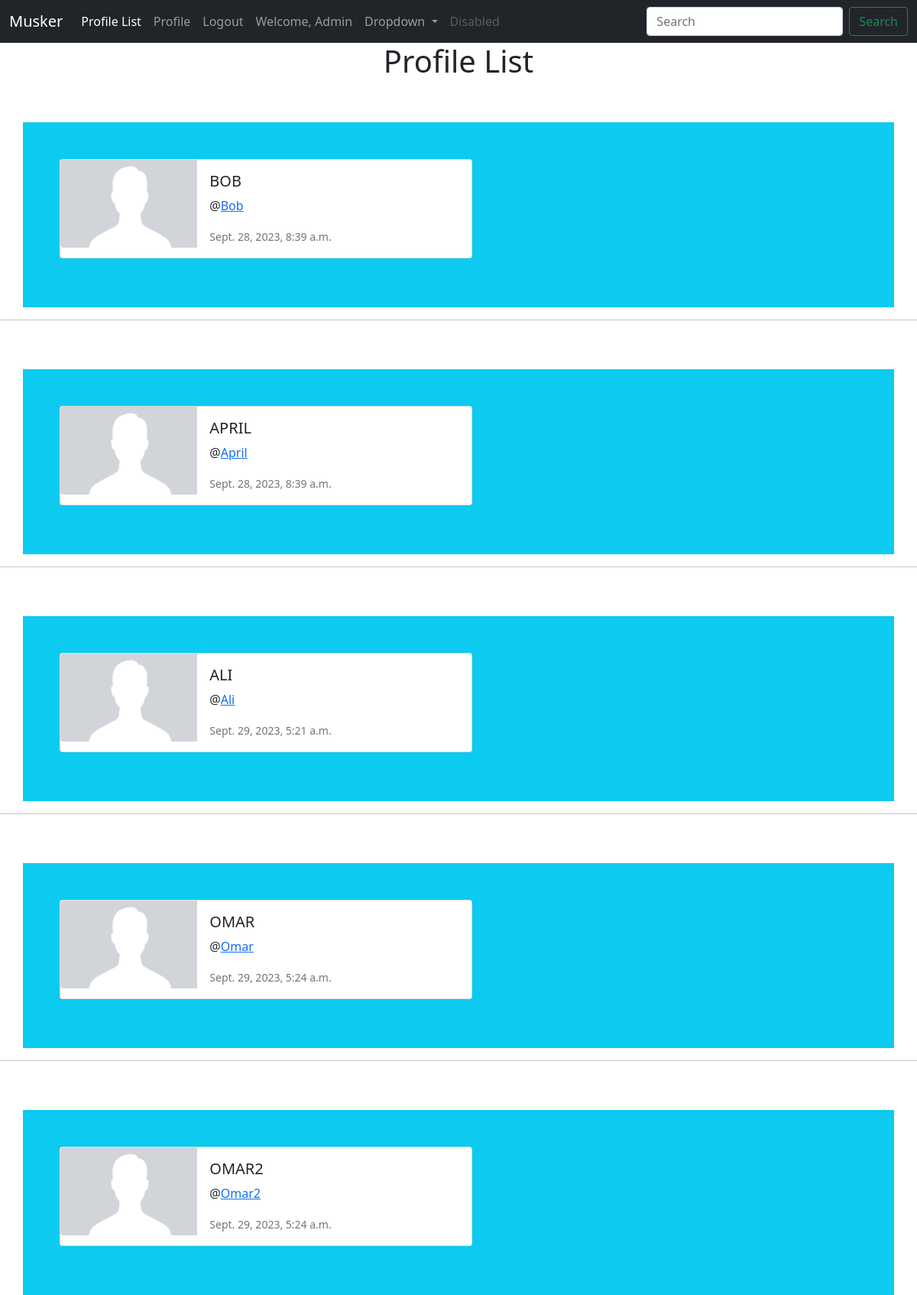
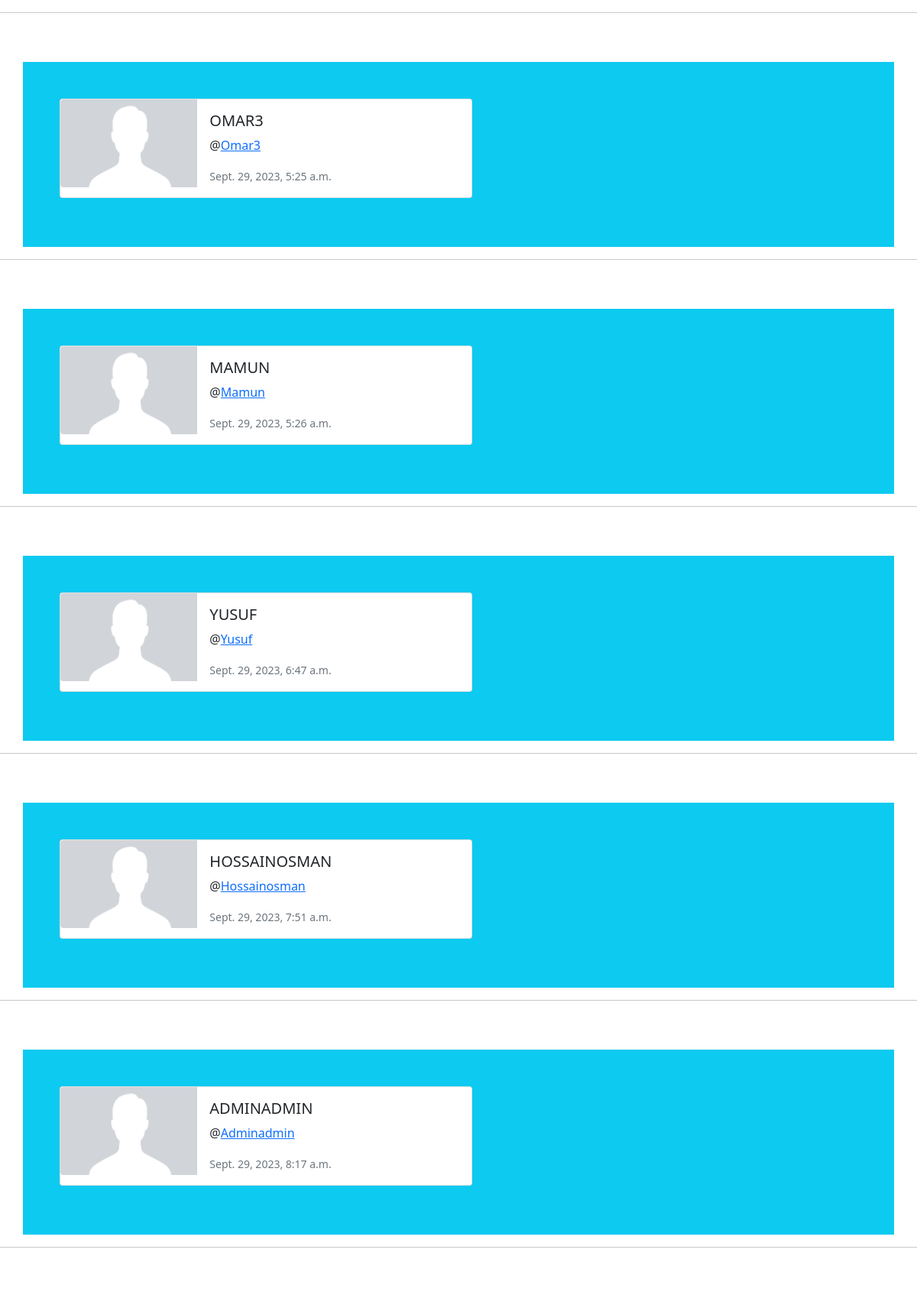
Screenshot of /profile_list/ (signed in, upper part) with the database file from the repository (2 pictures, top to bottom).
### musker/models.py (models this page shows, shortened)
class Profile(models.Model):
    user = models.OneToOneField(User, on_delete=models.CASCADE)
    follows = models.ManyToManyField('self',
            related_name='followed_by',
            symmetrical=False, #will allow to follow, but that person don't have to follow back.
            blank=True,
            )
    date_modified = models.DateTimeField(User, auto_now=True)

### musker/views.py (the view)
# urls.py: path('profile_list/', views.profile_list, name='profile_list'),
def profile_list(request):
    if request.user.is_authenticated:
        profiles = Profile.objects.exclude(user=request.user)
        return render(request, 'musker/profile_list.html', {
            'profiles': profiles,
        })
    else:
        messages.success(request, 'You must login to see this page...')
        return redirect('home')

### musker/templates/musker/profile_list.html
{% extends 'musker/base.html' %}
{% load static %}
{% block content %}
{% if profiles %}
<center><h1>Profile List</h1></center>
{% for profile in profiles %}
<br>
<br>
<div class="container justify-content-center bg-info p-5">
    <div class="card mb-3" style="max-width: 540px;">
        <div class="row g-0">
        <div class="col-md-4">
            <img src="{% static 'images/profile_image.png' %}" class="img-fluid rounded-start" alt="Profile Image">
        </div>
        <div class="col-md-8">
            <div class="card-body">
            <h5 class="card-title">{{profile.user.username|upper}}</h5>
            <p class="card-text"> @<a href="{% url 'profile' profile.user.id %}">{{profile.user.username|capfirst}}</a></p>
            <p class="card-text"><small class="text-muted">{{profile.date_modified}}</small></p>
            </div>
        </div>
        </div>
    </div>
</div>
  <hr>
  {% endfor %}
  {% endif %}
{% endblock %}

### musker/templates/musker/navbar.html (shortened to what this page needs)
<nav class="navbar navbar-expand-lg navbar-dark bg-dark">
    <div class="container-fluid">
      <a class="navbar-brand" href="/">Musker</a>
      <div class="collapse navbar-collapse" id="navbarSupportedContent">
        <ul class="navbar-nav me-auto mb-2 mb-lg-0">
          <li class="nav-item">
            <a class="nav-link active" aria-current="page" href="{% url 'profile_list' %}">Profile List</a>
          </li>
          <li class="nav-item">
            <a class="nav-link" href="{% url 'profile' request.user.id %}">Profile</a>
          </li>
          {% if user.is_authenticated %}
          <li class="nav-item">
            <a class="nav-link" href="{% url 'logout'%}">Logout</a>
          </li>
          <li class="nav-item">
            <a class="nav-link" href="%}">Welcome, {{user.username|capfirst}}</a>
          </li>
          {% endif %}
          <li class="nav-item dropdown">
            <a class="nav-link dropdown-toggle" href="#" id="navbarDropdown" role="button" data-bs-toggle="dropdown" aria-expanded="false">
              Dropdown
            </a>
          </li>
          <li class="nav-item">
            <a class="nav-link disabled" href="#" tabindex="-1" aria-disabled="true">Disabled</a>
          </li>
        </ul>
        <form class="d-flex">
          <input class="form-control me-2" type="search" placeholder="Search" aria-label="Search">
          <button class="btn btn-outline-success" type="submit">Search</button>
        </form>
      </div>
    </div>
  </nav>

### rows the page displays
Profile: user.username "BOB", user.username "Bob", date_modified "Sept. 28, 2023, 8:39 a.m."
Profile: user.username "APRIL", user.username "April", date_modified "Sept. 28, 2023, 8:39 a.m."
Profile: user.username "ALI", user.username "Ali", date_modified "Sept. 29, 2023, 5:21 a.m."
Profile: user.username "OMAR", user.username "Omar", date_modified "Sept. 29, 2023, 5:24 a.m."
Profile: user.username "OMAR2", user.username "Omar2", date_modified "Sept. 29, 2023, 5:24 a.m."
Profile: user.username "OMAR3", user.username "Omar3", date_modified "Sept. 29, 2023, 5:25 a.m."
Profile: user.username "MAMUN", user.username "Mamun", date_modified "Sept. 29, 2023, 5:26 a.m."
Profile: user.username "YUSUF", user.username "Yusuf", date_modified "Sept. 29, 2023, 6:47 a.m."
Profile: user.username "HOSSAINOSMAN", user.username "Hossainosman", date_modified "Sept. 29, 2023, 7:51 a.m."
Profile: user.username "ADMINADMIN", user.username "Adminadmin", date_modified "Sept. 29, 2023, 8:17 a.m."

### other values shown
{{ user.username|capfirst }} "Admin"
